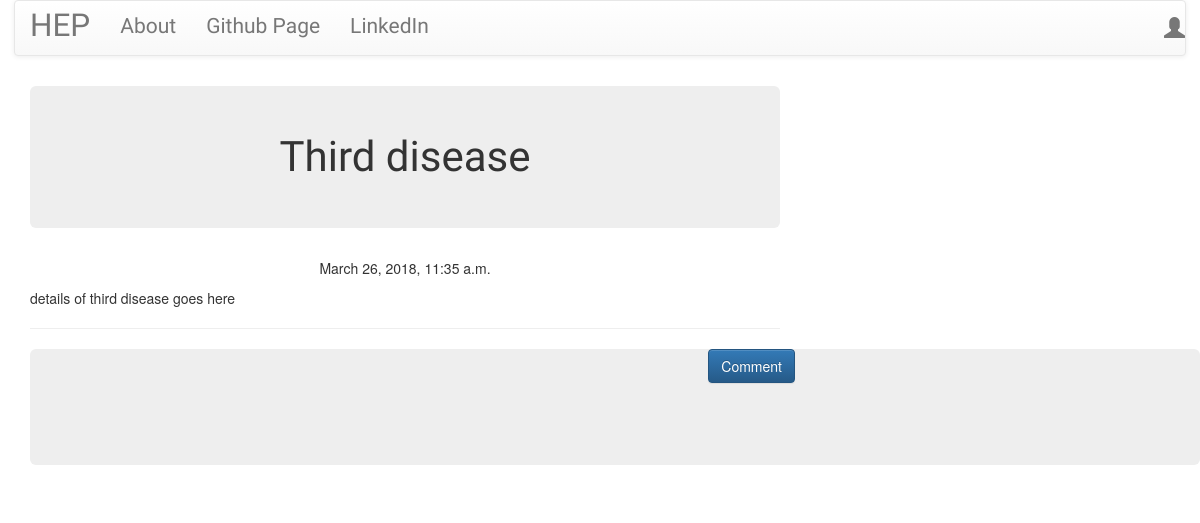
Page /post/9 on the committed database.
### blog/models.py (models this page shows, shortened)
class Post(models.Model):
    author = models.ForeignKey('auth.User')
    title = models.CharField(max_length=260)
    text = models.TextField()
    created_date = models.DateTimeField(default = timezone.now)
    published_date = models.DateTimeField(blank=True,null=True)

### blog/views.py (the view)
# urls.py: url(r'^post/(?P<pk>\d+)$', views.PostDetailView.as_view(),name='post_detail'),
class PostDetailView(DetailView):
    model = Post

### blog/templates/blog/post_detail.html (shortened to what this page needs)
{% extends "blog/base.html" %}
{% block content %}
<h1 class="posttitle loader jumbotron">{{post.title}}</h1>
{% if post.published_date %}
<div class="date postdate">
{{post.published_date}}
</div>
{% else %}
<a class="btn btn-default" href="{% url 'post_publish' pk=post.pk %}">Publish</a>
{% endif %}
<p class="postcontent">{{post.text|safe|linebreaksbr}}</p>
<hr>
<a class="btn btn-primary btn-comment"  href="{% url 'add_comment_to_post' pk=post.pk %}">Comment</a>
<div class="container jumbotron">
{% for comment in post.comments.all %}
<br>
{% empty %}
<p>No Comments</p>
{% endfor %}
</div>
{% endblock %}

### blog/static/css/blog.css (style rules this page uses)
.loader { filter:hue-rotate(0deg); color:linear-gradient(45deg,#0f8,#08f); animation:hue 10000ms infinite linear; }
.postdate { text-align: center; }
.posttitle { font-family: 'Russo One',sans-serif; font-size: 3em; text-align: center; }
.postcontent { font-family: 'Montserrat'; font-size: 1.5em; }
.btn-comment { position: absolute; right: 0px; }
body { background-color: white; }
body { height: 100%; width: 100%; display: -webkit-box; display: -ms-flexbox; display: flex; -webkit-box-orient: vertical; -webkit-box-direction: normal; -ms-flex-direction: column; flex-direction: column; -webkit-box-pack: center; -ms-flex-pack: center; justify-content: center; -webkit-box-align: center; -ms-flex-align: center; align-items: center; }

### rows in the picture
Post: title "Third disease", published_date "March 26, 2018, 11:35 a.m.", text "details of third disease goes here"
